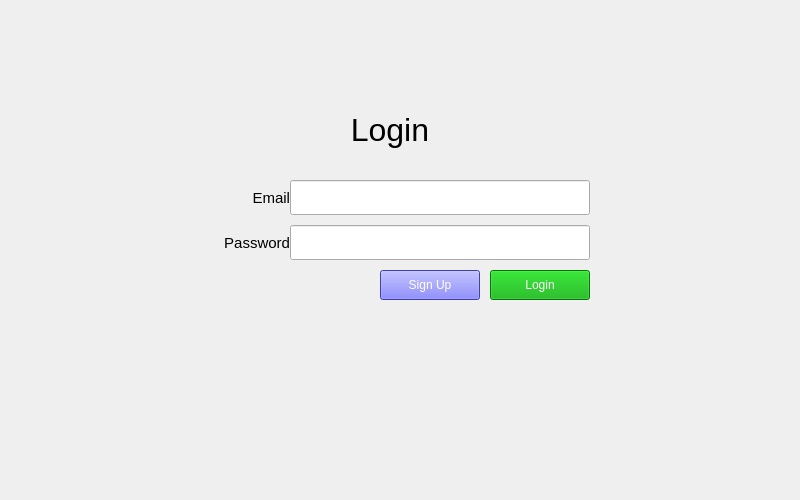
<?xml version="1.0" encoding="UTF-8"?>
<ui version="4.0">
 <class>Form</class>
 <widget class="QWidget" name="Form">
  <property name="geometry">
   <rect>
    <x>0</x>
    <y>0</y>
    <width>800</width>
    <height>500</height>
   </rect>
  </property>
  <property name="windowTitle">
   <string>Form</string>
  </property>
  <widget class="QPushButton" name="log_login_butt">
   <property name="geometry">
    <rect>
     <x>490</x>
     <y>270</y>
     <width>100</width>
     <height>30</height>
    </rect>
   </property>
   <property name="styleSheet">
    <string notr="true">color: rgb(255, 255, 255);
background-color: rgb(0, 170, 0);
font: 11pt &quot;MS Shell Dlg 2&quot;;</string>
   </property>
   <property name="text">
    <string>Login</string>
   </property>
  </widget>
  <widget class="QLineEdit" name="log_pass_line">
   <property name="geometry">
    <rect>
     <x>290</x>
     <y>225</y>
     <width>300</width>
     <height>35</height>
    </rect>
   </property>
   <property name="font">
    <font>
     <pointsize>11</pointsize>
    </font>
   </property>
  </widget>
  <widget class="QLabel" name="login_label">
   <property name="enabled">
    <bool>true</bool>
   </property>
   <property name="geometry">
    <rect>
     <x>190</x>
     <y>100</y>
     <width>400</width>
     <height>60</height>
    </rect>
   </property>
   <property name="font">
    <font>
     <pointsize>24</pointsize>
     <weight>50</weight>
     <italic>false</italic>
     <bold>false</bold>
     <underline>false</underline>
    </font>
   </property>
   <property name="text">
    <string>Login</string>
   </property>
   <property name="alignment">
    <set>Qt::AlignCenter</set>
   </property>
  </widget>
  <widget class="QLabel" name="email_label">
   <property name="geometry">
    <rect>
     <x>190</x>
     <y>180</y>
     <width>100</width>
     <height>35</height>
    </rect>
   </property>
   <property name="font">
    <font>
     <pointsize>11</pointsize>
    </font>
   </property>
   <property name="text">
    <string>Email</string>
   </property>
   <property name="alignment">
    <set>Qt::AlignRight|Qt::AlignTrailing|Qt::AlignVCenter</set>
   </property>
   <property name="margin">
    <number>10</number>
   </property>
  </widget>
  <widget class="QLabel" name="pass_label">
   <property name="geometry">
    <rect>
     <x>190</x>
     <y>225</y>
     <width>100</width>
     <height>35</height>
    </rect>
   </property>
   <property name="font">
    <font>
     <pointsize>11</pointsize>
    </font>
   </property>
   <property name="text">
    <string>Password</string>
   </property>
   <property name="alignment">
    <set>Qt::AlignRight|Qt::AlignTrailing|Qt::AlignVCenter</set>
   </property>
   <property name="margin">
    <number>10</number>
   </property>
  </widget>
  <widget class="QLineEdit" name="log_email_line">
   <property name="geometry">
    <rect>
     <x>290</x>
     <y>180</y>
     <width>300</width>
     <height>35</height>
    </rect>
   </property>
   <property name="font">
    <font>
     <pointsize>11</pointsize>
    </font>
   </property>
   <property name="styleSheet">
    <string notr="true"/>
   </property>
  </widget>
  <widget class="QPushButton" name="log_reg_butt">
   <property name="geometry">
    <rect>
     <x>380</x>
     <y>270</y>
     <width>100</width>
     <height>30</height>
    </rect>
   </property>
   <property name="styleSheet">
    <string notr="true">background-color: rgb(85, 85, 255);
color: rgb(255, 255, 255);
font: 11pt &quot;MS Shell Dlg 2&quot;;
</string>
   </property>
   <property name="text">
    <string>Sign Up</string>
   </property>
  </widget>
  <widget class="QLabel" name="warning">
   <property name="geometry">
    <rect>
     <x>294</x>
     <y>160</y>
     <width>291</width>
     <height>20</height>
    </rect>
   </property>
   <property name="font">
    <font>
     <pointsize>10</pointsize>
    </font>
   </property>
   <property name="styleSheet">
    <string notr="true">color: rgb(255, 0, 0);</string>
   </property>
   <property name="text">
    <string/>
   </property>
  </widget>
 </widget>
 <resources/>
 <connections/>
</ui>
